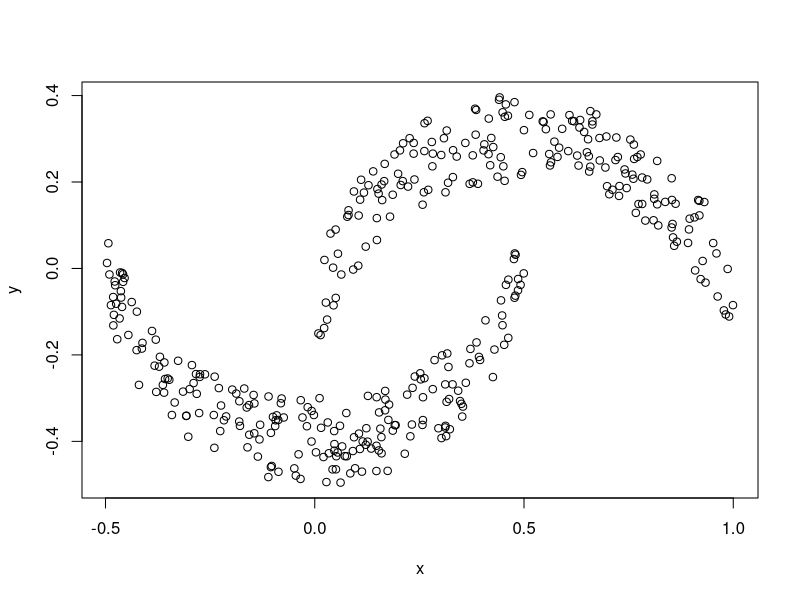
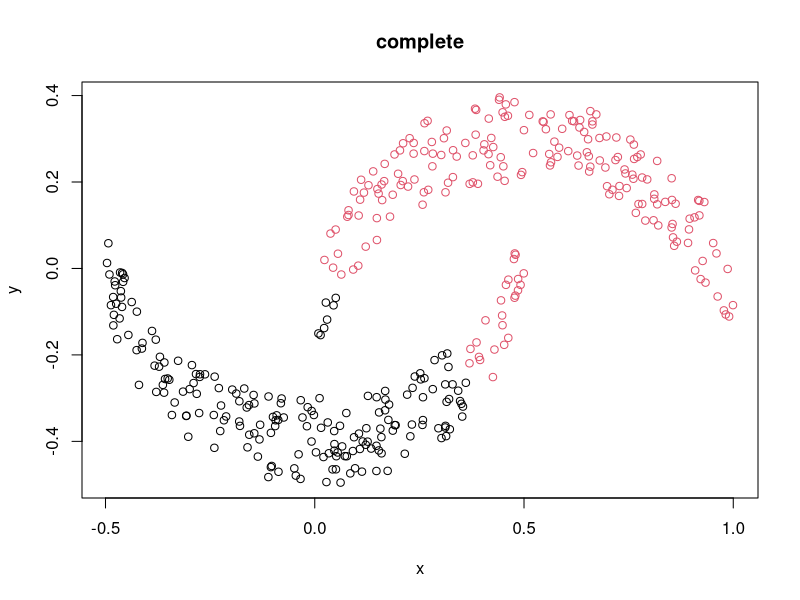
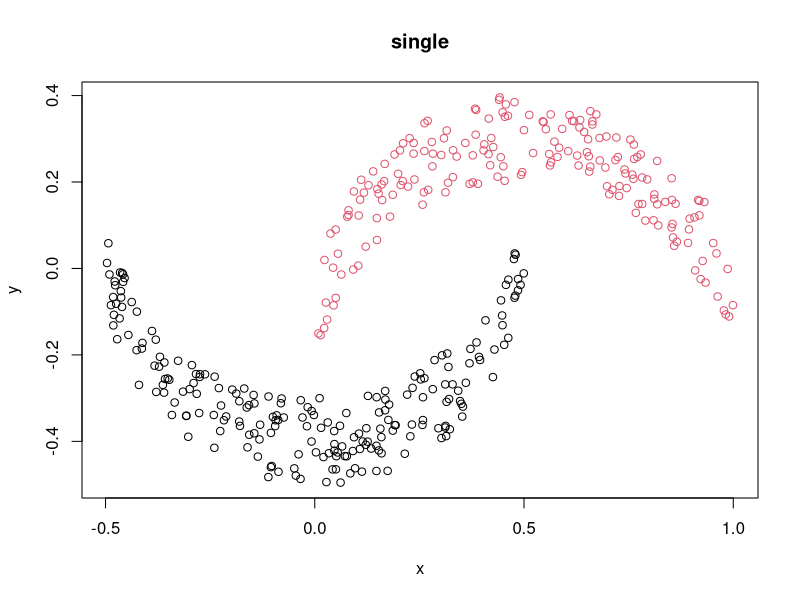
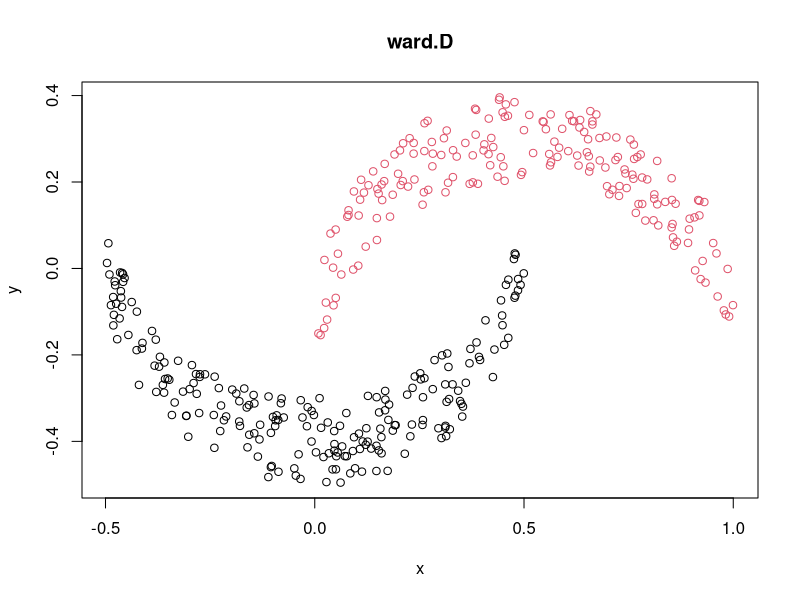
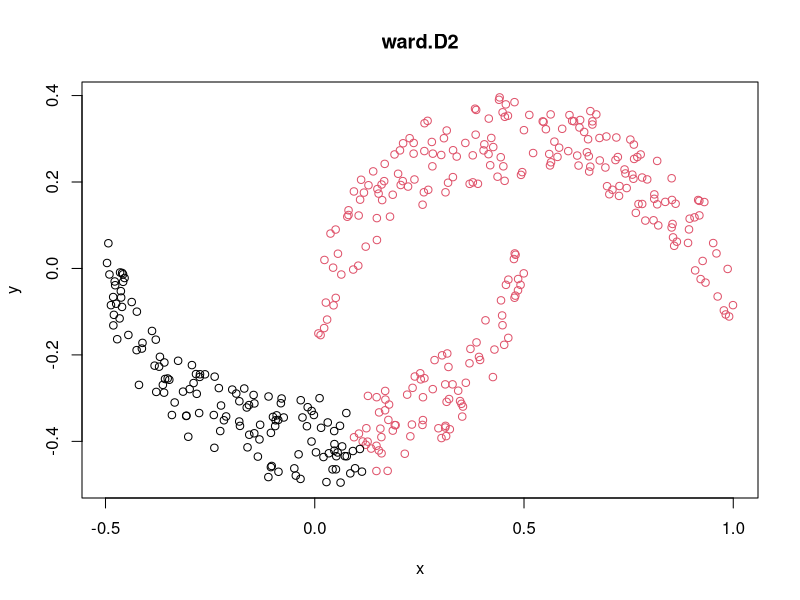
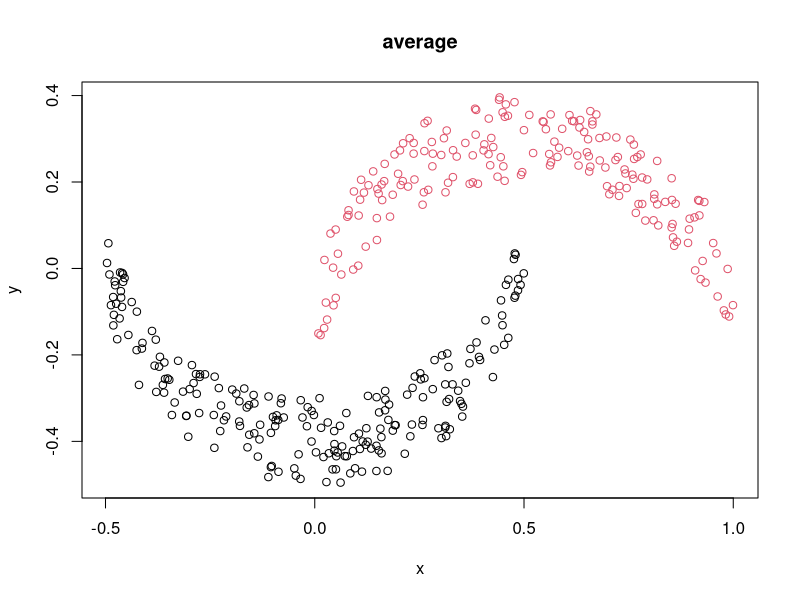
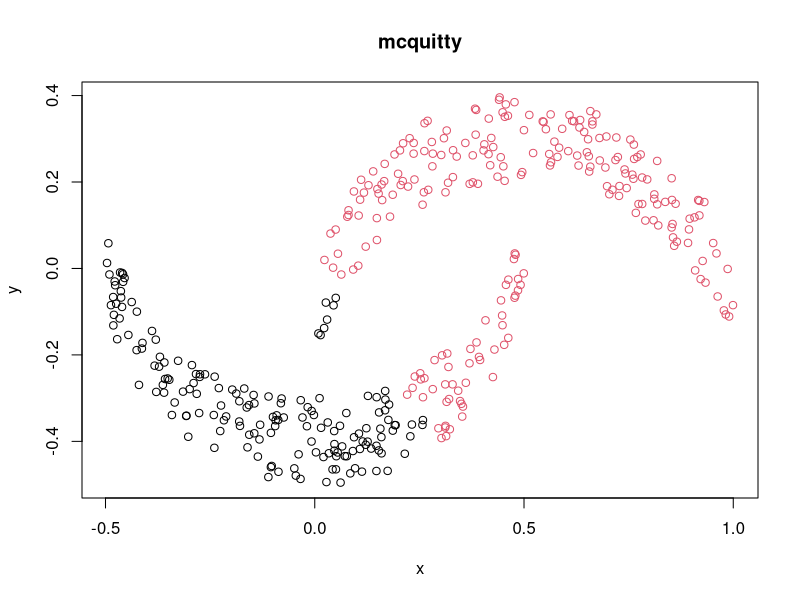
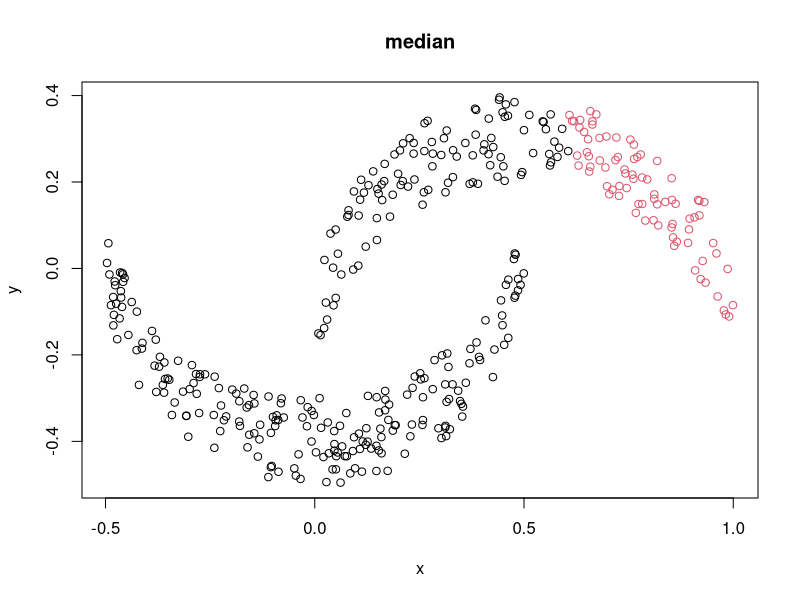

These charts were generated, in order, by the following R code:


# function to test whether dots are insside a circle centered at (0,0)
# takes a two-column object
# returns logical vector
is.insideCircle <- function(co, r=0.5, offs=c(0,0)){
  sqrt((co[,1]+offs[1])^2 + (co[,2]+offs[2])^2) <= r
}

# make.circleCloud <- function(n, offs=c(0,0)){
#   raw <- cbind(x=runif(n)-0.5, y=runif(n)-0.5)
#   circ <- raw[is.insideCircle(raw),]
#   circ[,1] <- circ[,1] + offs[1]
#   circ[,2] <- circ[,2] + offs[2]
#   circ
# }



make.crescent <- function(n){
  raw <- cbind(x=runif(n)-0.5, y=runif(n)-0.5)
  raw[is.insideCircle(raw) & !is.insideCircle(raw, offs=c(0, -0.2)),]
}

# no seed required
set.seed(123)
cres1 <- make.crescent(1000)
cres2 <- make.crescent(1000)
cres2[,2] <- -cres2[,2] -0.1
cres2[,1] <- cres2[,1] + 0.5


cres <- rbind(cres1, cres2)
plot(cres)
cresClass <- cutree(hclust(dist(cres)), k=2) #does not work well
cresClassComplete <- cutree(hclust(dist(cres), method="complete"), k=2)
plot(cres, col=cresClassComplete, main="complete")

cresClassSingle <- cutree(hclust(dist(cres), method="single"), k=2) # as expected
plot(cres, col=cresClassSingle, main="single")

cresClassWard.D <- cutree(hclust(dist(cres), method="ward.D"), k=2) # as expected
plot(cres, col=cresClassWard.D, main="ward.D")

cresClassWard.D2 <- cutree(hclust(dist(cres), method="ward.D2"), k=2) 
plot(cres, col=cresClassWard.D2, main="ward.D2")


cresClassAverage <- cutree(hclust(dist(cres), method="average"), k=2) # as expected
plot(cres, col=cresClassAverage, main="average")

cresClassMcquitty <- cutree(hclust(dist(cres), method="mcquitty"), k=2)
plot(cres, col=cresClassMcquitty, main="mcquitty")

cresClassMedian<- cutree(hclust(dist(cres), method="median"), k=2) 
plot(cres, col=cresClassMedian, main="median")


cresClassCentroid<- cutree(hclust(dist(cres), method="centroid"), k=2)
plot(cres, col=cresClassCentroid, main="centroid")




